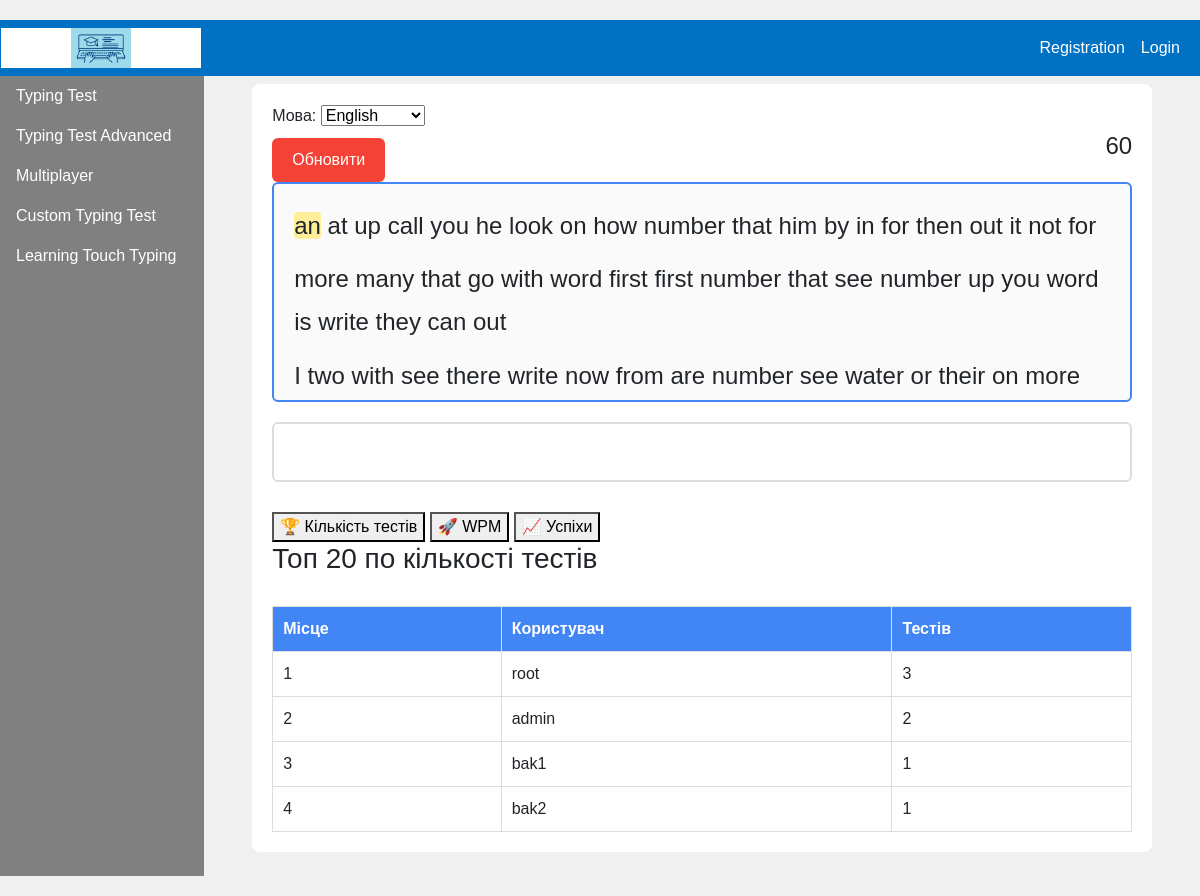
The app's page /typing_test/ with its own data.
### main/models.py (models this page shows, shortened)
class UserStats(models.Model):
    user = models.OneToOneField(AdvUser, on_delete=models.CASCADE)
    tests_completed = models.PositiveIntegerField(default=0, verbose_name='Пройдено тестів')
    best_wpm = models.PositiveIntegerField(default=0, verbose_name='Найкращий WPM')
    average_wpm = models.FloatField(default=0, verbose_name='Середній WPM')
    total_chars = models.PositiveIntegerField(default=0, verbose_name='Всього символів')
    class Meta:
        verbose_name = 'Статистика користувача'
        verbose_name_plural = 'Статистики користувачів'

class AdvUser(AbstractUser):
    is_activated = models.BooleanField(default=True, db_index=True,
                                       verbose_name='User went through activation')
    send_messages = models.BooleanField(default=True,
                  verbose_name='Send user messages')
    class Meta(AbstractUser.Meta):
        pass

### main/views.py (the view, shortened to what this page needs)
# urls.py: path('typing_test/', typing_test, name='typing_test'), #change name and parameter
def typing_test(request):
    lang = request.GET.get('lang', 'en')
    word_pool = wordlists.get(lang, wordlists['en'])
    words = [random.choice(word_pool) for _ in range(400)]
    top_tests = UserStats.objects.order_by('-tests_completed')[:20]
    top_wpm = UserStats.objects.order_by('-best_wpm')[:20]
    top_accuracy = TestResult.objects.values('user__username').annotate(
        avg_accuracy=models.Avg('accuracy')
    ).order_by('-avg_accuracy')[:20]
    context = {
        "words": words,
        "selected_lang": lang,
        "top_tests": top_tests,
        "top_wpm": top_wpm,
        "top_accuracy": top_accuracy,
    }
    return render(request, 'main/typing_test.html', context)

### main/models.py (called while the page is built)
    def get_queryset(self):
        return super().get_queryset().filter(super_rubric__isnull=False)

### main/templates/main/typing_test.html (shortened to what this page needs)
{% extends 'layout/basic.html' %}
{% load thumbnail %}
{% load static %}
{% load django_bootstrap5 %}
{% block content %}
    <link rel="stylesheet" href="{% static 'css/style.css' %}">
    <div id="container">
        <form method="get">
            <label>Мова:</label>
            <select name="lang" onchange="this.form.submit()">
                <option value="en" {% if selected_lang == 'en' %}selected{% endif %}>English</option>
            </select>
        </form>
        <div id="timer">60</div>
        <button id="refresh-btn" onclick="location.reload()">Обновити</button>
        <div id="words">
            {% for word in words %}
                {% if forloop.counter0|divisibleby:20 %}<div class="word-line" id="line-{{ forloop.counter0|divisibleby:20 }}">{% endif %}
                    <span>{{ word }}</span>
                {% if forloop.counter|divisibleby:20 or forloop.last %}</div>{% endif %}
            {% endfor %}
        </div>
        <input type="text" id="input" autofocus>
                <div style="margin-top:30px;">
            <button onclick="showTab('tab1')">🏆 Кількість тестів</button>
            <button onclick="showTab('tab2')">🚀 WPM</button>
            <button onclick="showTab('tab3')">📈 Успіхи</button>
        </div>
        <div id="tab1" class="tab-content">
            <h3>Топ 20 по кількості тестів</h3>
            <table class="leaderboard">
                <thead>
                    <tr><th>Місце</th><th>Користувач</th><th>Тестів</th></tr>
                </thead>
                <tbody>
                    {% for stat in top_tests %}
                        <tr>
                            <td>{{ forloop.counter }}</td>
                            <td>{{ stat.user.username }}</td>
                            <td>{{ stat.tests_completed }}</td>
                        </tr>
                    {% endfor %}
                </tbody>
            </table>
        </div>
    </div>
{% endblock %}

### main/templates/main/typing_test.html (style rules this page uses)
#words span.current { background-color: yellow; }
body { font-family: sans-serif; background: #f0f0f0; padding: 20px; }
#container { max-width: 900px; margin: auto; background: #fff; padding: 20px; border-radius: 8px; }
#words { border: 2px solid #4285f4; padding: 20px; height: 220px; overflow: hidden; font-size: 24px; line-height: 1.8em; margin-bottom: 20px; background: #fafafa; border-radius: 6px; }
#words span.current { background: #ffee99; border-radius: 4px; }
#input { width: 100%; font-size: 24px; padding: 10px; border: 2px solid #ddd; border-radius: 6px; }
#timer { font-size: 24px; float: right; }
#refresh-btn { margin-top: 10px; float: left; background: #f44336; color: white; border: none; padding: 10px 20px; font-size: 16px; border-radius: 6px; cursor: pointer; }
table.leaderboard { width: 100%; margin-top: 30px; border-collapse: collapse; background: #fff; }
table.leaderboard th, table.leaderboard td { border: 1px solid #ddd; padding: 10px; text-align: left; }
table.leaderboard th { background: #4285f4; color: white; font-weight: bold; }
.word-line { display: block; margin-bottom: 10px; }

### records on screen
UserStats: user.username "root", tests_completed "3"
UserStats: user.username "admin", tests_completed "2"
UserStats: user.username "bak1", tests_completed "1"
UserStats: user.username "bak2", tests_completed "1"

### other values on screen
{{ word }} "an" "at" "up" "call" "you" "he" "look" "on" "how" "number" "that" "him" "by" "in" "for" "then" "out" "it" "not" "for" "more" "many" "that" "go" "with" "word" "first" "first" "number" "that" "see" "number" "up" "you" "word" "is" "write" "they" "can" "out" "I" "two" "with" "see" "there" "write" "now" "from" "are" "number" "see" "water" "or" "their" "on" "more"
